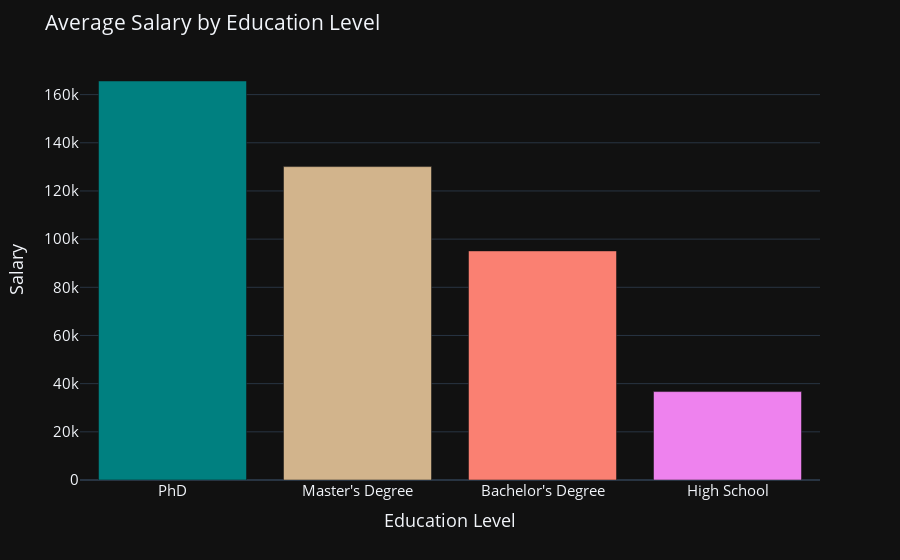

The notebook cell saved with this chart:
### Code cell
fig= px.bar(x= avg_salary_3['Education Level'], y= avg_salary_3['Salary'], 
            color_discrete_sequence=[['teal', 'tan', 'salmon', 'violet']], template='plotly_dark' )
fig.update_layout(title= 'Average Salary by Education Level',
                    yaxis_title= 'Salary',
                    xaxis_title= 'Education Level', font_size=15)
fig.show()

### Figure 1 — Plotly figure (JSON) as saved in the notebook; plotly's stock layout.template omitted (floating-point values rounded to 4 significant figures)
{"data": [{"alignmentgroup": "True", "hovertemplate": "x=%{x}<br>y=%{y}<extra></extra>", "legendgroup": "", "marker": {"color": ["teal", "tan", "salmon", "violet"], "pattern": {"shape": ""}}, "name": "", "offsetgroup": "", "orientation": "v", "showlegend": false, "textposition": "auto", "type": "bar", "x": ["PhD", "Master's Degree", "Bachelor's Degree", "High School"], "xaxis": "x", "y": [165700.0, 130100.0, 95110.0, 36710.0], "yaxis": "y"}], "layout": {"barmode": "relative", "font": {"size": 15}, "legend": {"tracegroupgap": 0}, "margin": {"t": 60}, "title": {"text": "Average Salary by Education Level"}, "xaxis": {"anchor": "y", "domain": [0, 1], "title": {"text": "Education Level"}}, "yaxis": {"anchor": "x", "domain": [0, 1], "title": {"text": "Salary"}}}}
